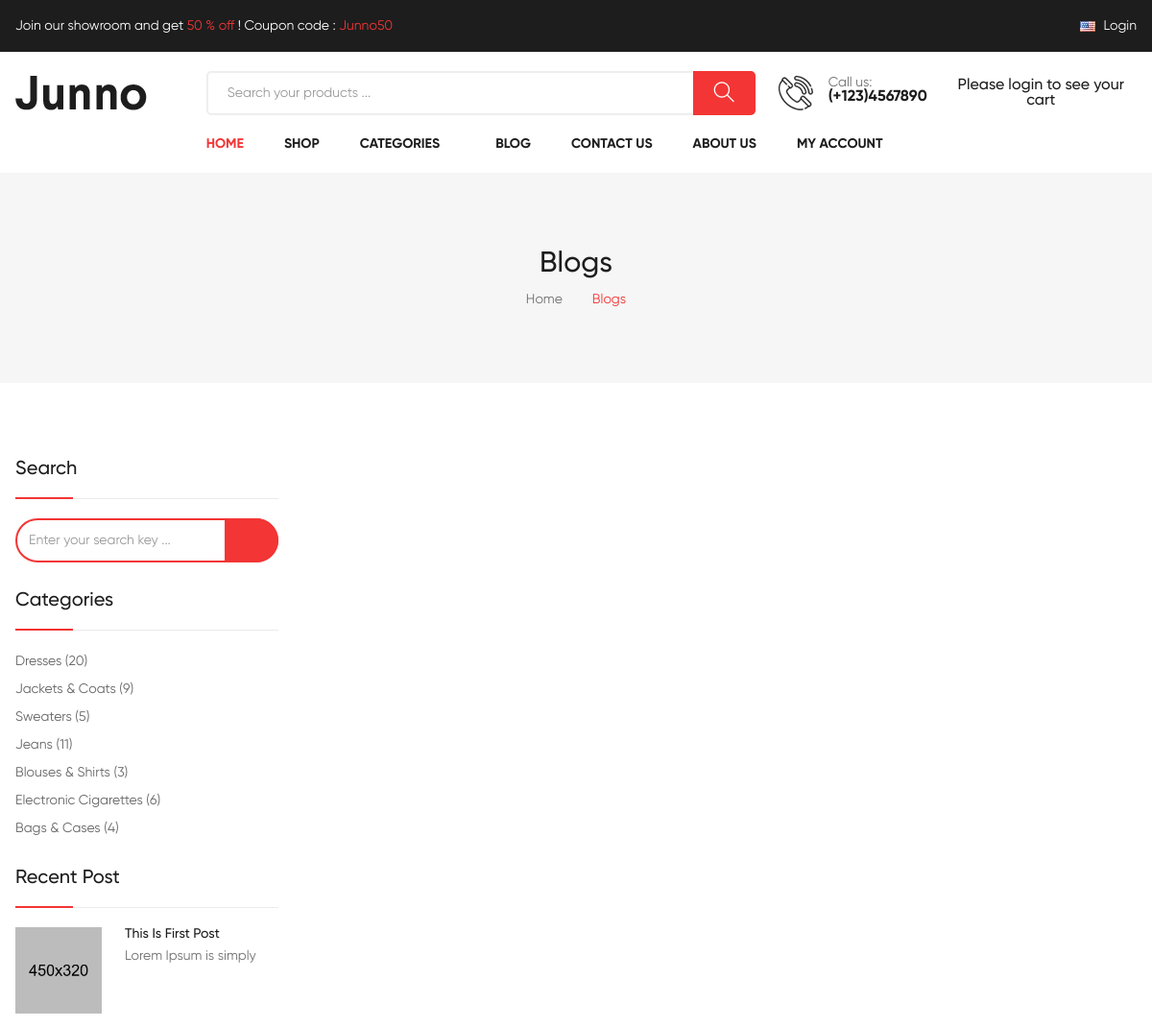
/blogs.php (upper part), run on an earlier commit of the app's database.
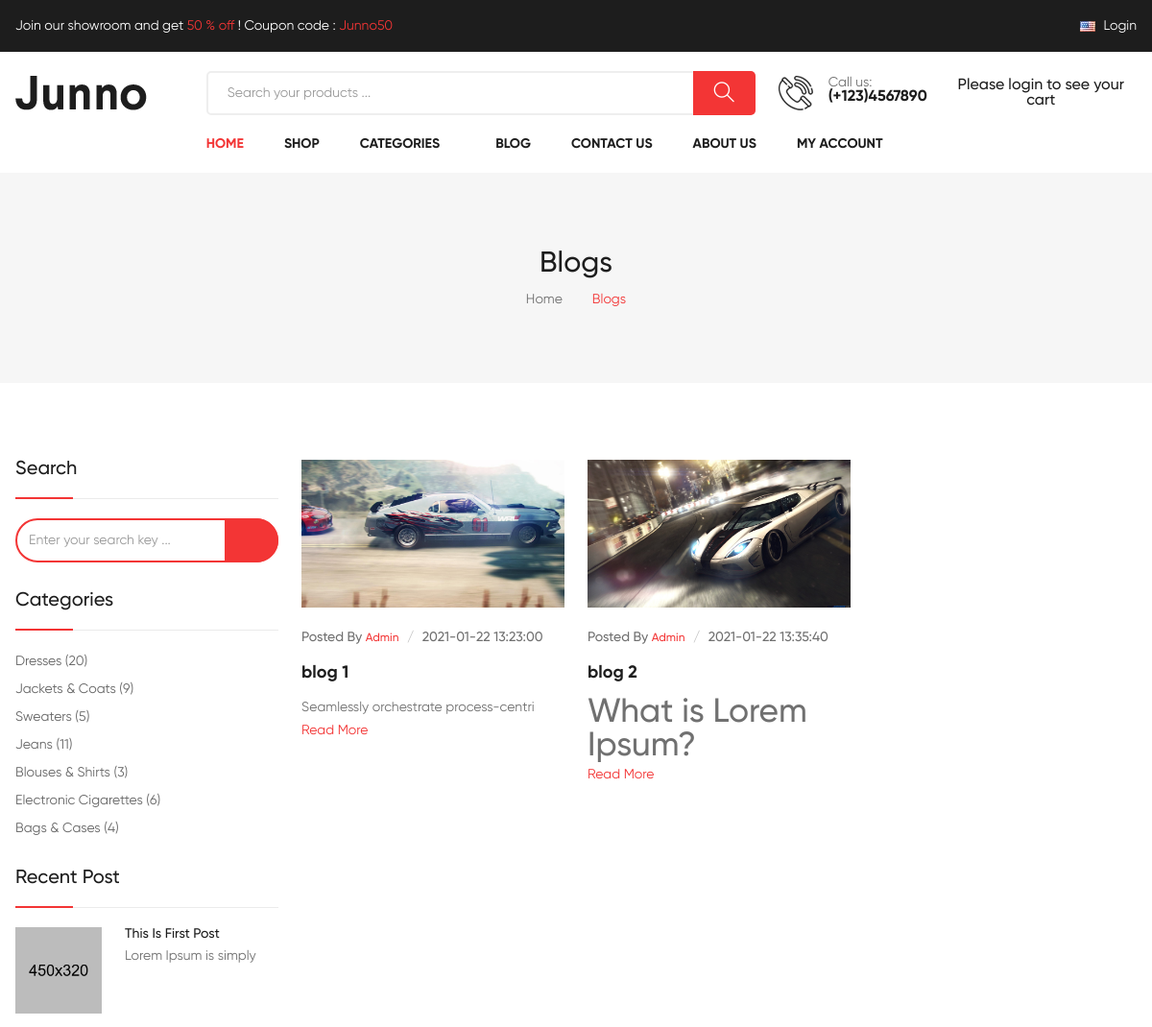
And on a later commit of the database.
### tables this page shows
CREATE TABLE `articles` (
  `id` int(11) NOT NULL,
  `aname` varchar(100) NOT NULL,
  `adesc` varchar(999) NOT NULL,
  `apicture` varchar(100) NOT NULL,
  `created_at` timestamp NOT NULL DEFAULT current_timestamp()
);

### blogs.php (the view, shortened to what this page needs)
<?php include("header.php"); ?>
<nav class="breadcrumb-section theme1 bg-lighten2 pt-110 pb-110">
    <div class="container">
        <div class="row">
            <div class="col-12">
                <div class="section-title text-center mb-15">
                    <h2 class="title text-dark text-capitalize">Blogs</h2>
                </div>
            </div>
            <div class="col-12">
                <ol class="breadcrumb bg-transparent m-0 p-0 align-items-center justify-content-center">
                    <li class="breadcrumb-item"><a href="index.php">Home</a></li>
                    <li class="breadcrumb-item active" aria-current="page">Blogs</li>
                </ol>
            </div>
        </div>
    </div>
</nav>
<section class="blog-section pt-80 pb-50">
    <div class="container">
        <div class="row">
            <div class="col-lg-9">
               <?php
                include('connect.php');
                 $raw_results = mysqli_query($connect,"SELECT * FROM articles LIMIT 40");
                if(mysqli_num_rows($raw_results) > 0){ ?>
                <div class="row">
                   <?php  while($results = mysqli_fetch_array($raw_results)){  ?>
                    <div class="col-12 col-md-6 col-xl-4 mb-30">
                        <div class="single-blog text-left">
                            <a class="blog-thumb mb-20 zoom-in d-block overflow-hidden"
                                href="single-blog.php?id=<?php echo $results['id']; ?>">
                                <img src="admin/blogimgs/<?php echo $results['apicture']; ?>" alt="blog-thumb-naile">
                            </a>
                            <div class="blog-post-content">
                                <h5 class="sub-title"> Posted by <a class="blog-link" href="#">Admin</a> <span
                                        class="separator">/</span> <?php echo $results['created_at']; ?></h5>
                                <h3 class="title mb-15"><a href="single-blog.php?id=<?php echo $results['id']; ?>"><?php echo $results['aname']; ?></a>
                                </h3>
                                <p class="text">
                                    <?php echo substr($results['adesc'],0,40); ?>
                                </p>
                                <a class="read-more" href="single-blog.php?id=<?php echo $results['id']; ?>">Read More</a>
                            </div>
                        </div>
                    </div>
                  <?php } ?>
                </div>
            <?php } ?>
            </div>
            <div class="col-lg-3 mb-30 order-lg-first">
                <aside class="blog-left-sidebar">
                    <div class="sidebar-widget theme1 mb-30">
                        <h3 class="post-title">Search</h3>
                        <div class="blog-search-form">
                            <form action="#" class="position-relative">
                                <input class="form-control rounded" type="text" placeholder="Enter your search key ...">
                                <button class="btn blog-search-btn text-capitalize" type="submit"><i
                                        class="ion-ios-search-strong"></i></button>
                            </form>
                        </div>
                    </div>
                    <div class="sidebar-widget mb-30">
                        <h3 class="post-title">Categories</h3>
                        <ul class="blog-links">
                            <li><a href="#">Dresses (20)</a></li>
                            <li><a href="#">Jackets &amp; Coats (9)</a></li>
                            <li><a href="#">Sweaters (5)</a></li>
                            <li><a href="#">Jeans (11)</a></li>
                            <li><a href="#">Blouses &amp; Shirts (3)</a></li>
                            <li><a href="#">Electronic Cigarettes (6)</a></li>
                            <li><a href="#">Bags &amp; Cases (4)</a></li>
                        </ul>
                    </div>
                    <div class="sidebar-widget mb-30">
                        <h3 class="post-title">Recent Post</h3>
                        <div class="blog-media-list mb-30 media">
                            <div class="post-thumb mr-4">
                                <a href="#"><img src="assets/img/blog-post/1.jpg" alt="img"></a>
                            </div>
                            <div class="media-body">
                                <h5 class="sub-title mb-1"><a href="single-blog.php">This Is First Post </a></h5>
                                <span class="date">Lorem Ipsum is simply</span>
                            </div>
                        </div>
                    </div>
                </aside>
            </div>
        </div>
    </div>
</section>
<?php include("footer.php"); ?>

What changed in the data, as far as the page shows it:
added articles: apicture (picture), created_at "2021-01-22 13:23:00", aname "blog 1", adesc "Seamlessly orchestrate process-centri"
added articles: apicture (picture), created_at "2021-01-22 13:35:40", aname "blog 2", adesc "What is Lorem Ipsum?"
